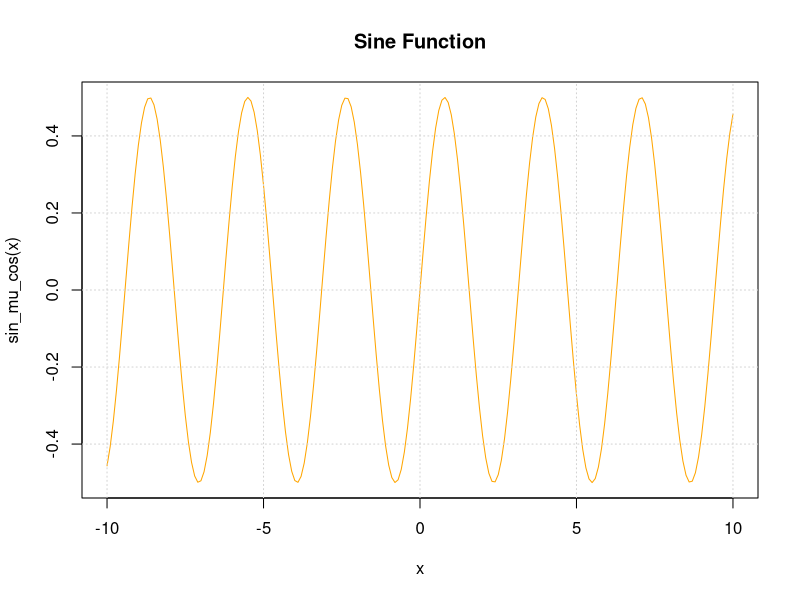

Reproduce this figure in R.
sin_mu_cos <- function(scos_M) {
    scos_R <- sin(scos_M) * cos(scos_M)
    return(scos_R)
}

x <- seq(-10, 10, 0.1)
plot(x, sin_mu_cos(x), type = "l", col = "orange", main = "Sine Function")
grid()
